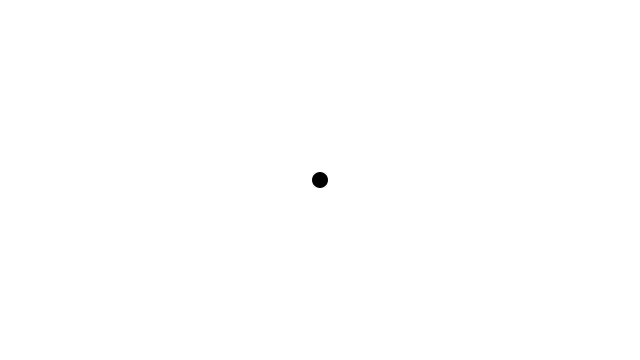
Frame 1 (no input)
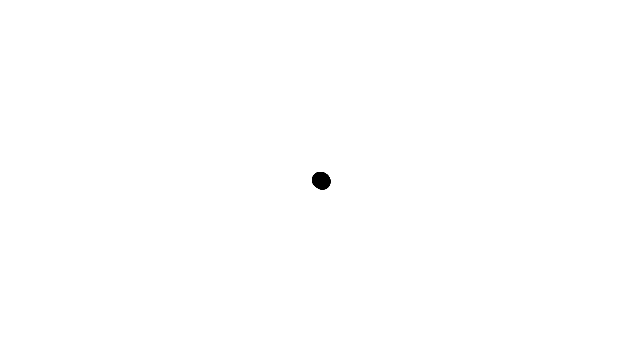
Frame 60 (the mouse pressed at the canvas centre just before this capture)
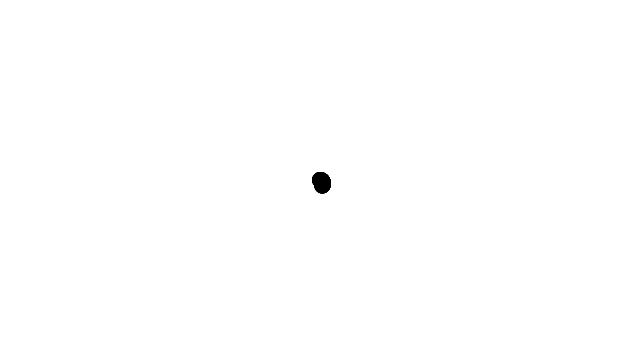
Frame 120 (the mouse held since frame 60 and released just before this capture)

The Processing sketch that drew these frames (run headless with seeded random() and noise(); from frame 60 on, the mouse is pressed at the canvas centre):

// Processing sketch: NoC_3_Spiral
// ── NoC_3_Spiral.pde
float r = 0;
float theta = 0;
 
void setup() {
  size(640,360);
  background(255);
}
 
void draw() {
 
  float x = r * cos(theta);
  float y = r * sin(theta);
 
  noStroke();
  fill(0);
  ellipse(x+width/2, y+height/2, 16, 16);
 
  theta += 0.01;
  r += 32 / (TWO_PI / 0.01); // every full rotation radius increases by 2 * diameter of ellipse
}
